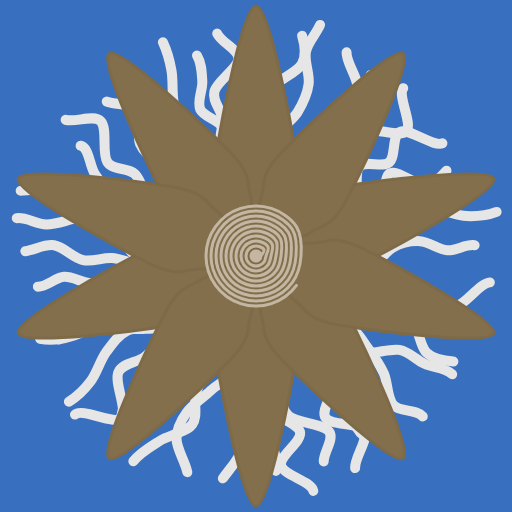
Frame 1 (no input)
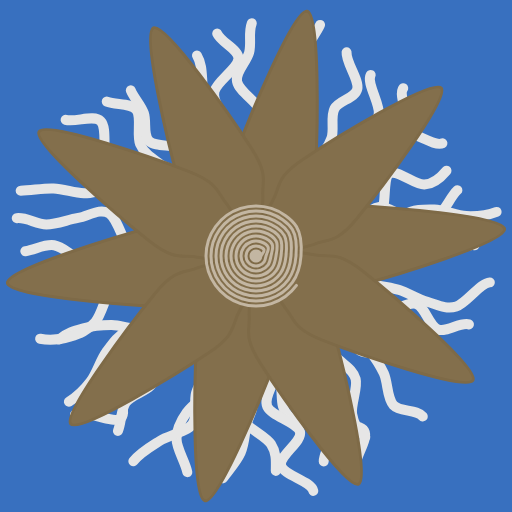
Frame 60 (no input)
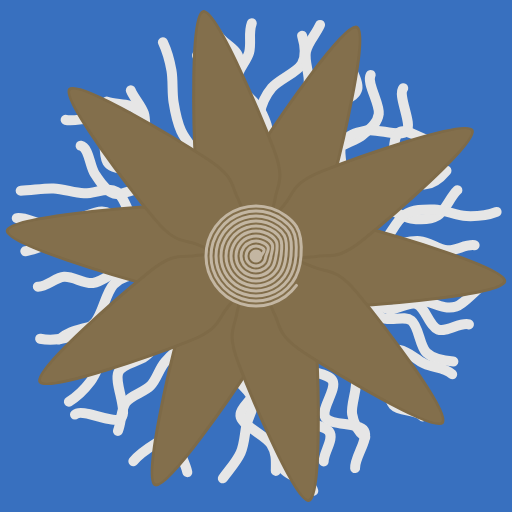
Frame 120 (the mouse pressed at the canvas centre since frame 60)

The p5.js sketch that drew these frames (run headless with seeded random() and noise() and a simulated clock; from frame 60 on, the mouse is pressed at the canvas centre):

// p5.js sketch
// ── sketch.js
const canvas_w = 512;
const canvas_h = 512;

let a = 0;
const da = 0.2;

function setup() {
  createCanvas(canvas_w, canvas_h);
  angleMode(DEGREES);
}


function draw() {
  background(56, 112, 191);
  translate(width / 2, height / 2);
  lines();
  push();
  rotate(a);
  flower();
  pop();
  spiral();

  a += da;
}


function lines() {
  randomSeed(42);
  const n_pts = 10;
  const n_lines = 40;

  push();
  noFill();
  stroke(230);
  strokeWeight(10);

  for (let j = 0; j < n_lines; j++) {
  	push();

  	const angle = map(j, 0, n_lines, 0, 360);
  	rotate(angle);

  	beginShape();
	  curveVertex(0, 0);
	  const max_y = height / 2 + random(0, 50);
	  for (let i = 0; i < n_pts; i++) {
	    const x = random(-20, 20);
	    const y = map(i, 0, n_pts, 0, max_y);
	    curveVertex(x, y);
	  }
	  endShape();
	  pop();
  }
  pop();
}


function petal() {
  const pts = [
    createVector(-10, 10),
    createVector(-30, 50),
    createVector(-40, 100),
    createVector(0, 250),
    createVector(40, 100),
    createVector(30, 50),
    createVector(10, 10),
  ];

  push();
  fill([131, 111, 76]);
  stroke([126, 106, 71]);
  strokeWeight(3);

  beginShape();
  for (const pt of pts) {
  	curveVertex(pt.x, pt.y);
  }
  endShape(CLOSE);

  pop();
}

function spiral() {
  const rs = [50, 45, 40, 35, 30, 25, 20, 15, 10, 5, 4, 3, 2, 1];
  const n = 10;
  push();
  noFill();
  stroke([195, 182, 162]);
  strokeWeight(3);
  beginShape();
  for (const r of rs) {
  	for (let i = 0; i < n; i++) {
  		const angle = map(i, 0, n, 0, 360);
  		const x = cos(angle) * r;
  		const y = sin(angle) * r;

  		curveVertex(x, y);
  	}
  }
  endShape();
  pop();
}

function flower() {
  const n = 5;
  for (let i = 0; i < n; i++) {
    push();
    const angle = map(i, 0, n, 0, 360);
    rotate(angle);
    petal();

    rotate(180);
    petal();

    pop();
  }
}
